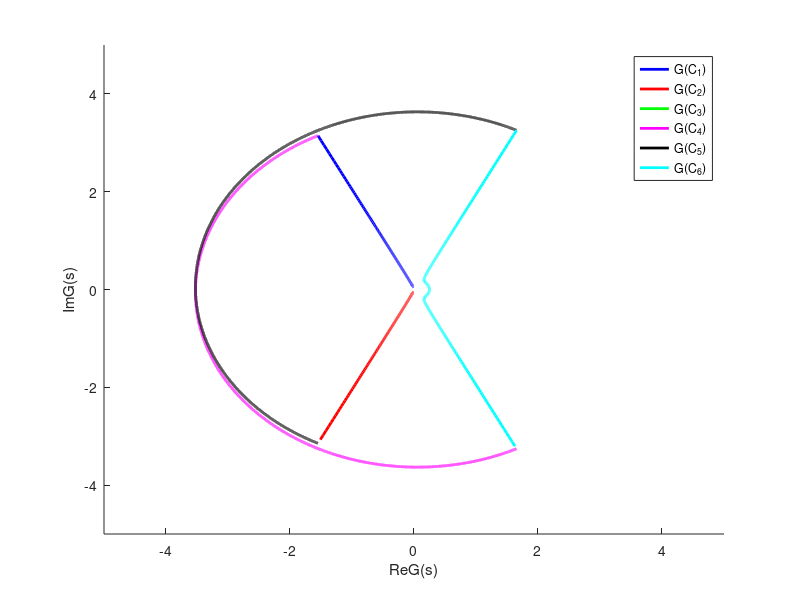

Reproduce this figure in MATLAB.

r = 1/32;
R = 10;
X = @(x, y) ((x + 1).*(x.^2 - y.^2 + 4) - 2.*x.*y.^2) ...
    ./(((x + 1).^2 + y.^2).*((x.^2 - y.^2 + 4).^2 + 4.*x.^2.*y.^2));
Y = @(x, y) -(y.*(x.^2 - y.^2 + 4) + 2.*x.*y.*(x + 1)) ...
    ./(((x + 1).^2 + y.^2).*((x.^2 - y.^2 + 4).^2 + 4.*x.^2.*y.^2));
%C1
w1 = 2+r:1e-3:R;
ReG1 = X(zeros("like", w1), w1);
ImG1 = Y(zeros("like", w1), w1);
%C2
w2 = -R:1e-3:-2-r;
ReG2 = X(zeros("like", w2), w2);
ImG2 = Y(zeros("like", w2), w2);
%C3
theta = [pi/2:-1e-3:-pi/2];
x3 = R*cos(theta);
y3 = R*sin(theta);
ReG3 = X(x3, y3);
ImG3 = Y(x3, y3);
%C4
theta = -pi/2:1e-4:pi/2;
x4 = r*cos(theta);
y4 = 2 + r*sin(theta);
ReG4 = X(x4, y4);
ImG4 = Y(x4, y4);
%C5
theta = -pi/2:1e-4:pi/2;
x5 = r*cos(theta);
y5 = -2 + r*sin(theta);
ReG5 = X(x5, y5);
ImG5 = Y(x5, y5);
%C6
w6 = -2 + r:1e-3:2 - r;
ReG6 = X(zeros("like", w6), w6);
ImG6 = Y(zeros("like", w6), w6);

hold on
axis([-5 5 -5 5])
xlabel("Re\{G(s)\}")
ylabel("Im\{G(s)\}")
plot(ReG1, ImG1, 'b', 'LineWidth', 2)
plot(ReG2, ImG2, 'r', 'LineWidth', 2)
plot(ReG3, ImG3, 'g', 'LineWidth', 2)
plot(ReG4, ImG4, 'm', 'LineWidth', 2)
plot(ReG5, ImG5, 'k', 'LineWidth', 2)
plot(ReG6, ImG6, 'c', 'LineWidth', 2)
legend("G(C_1)", "G(C_2)", "G(C_3)", ...
       "G(C_4)", "G(C_5)", "G(C_6)")

